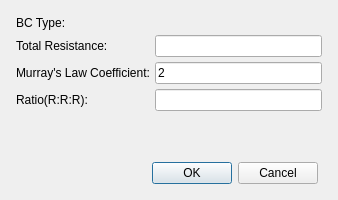
<?xml version="1.0" encoding="UTF-8"?>
<ui version="4.0">
 <class>sv4guiSplitBCWidgetROM</class>
 <widget class="QWidget" name="sv4guiSplitBCWidgetROM">
  <property name="geometry">
   <rect>
    <x>0</x>
    <y>0</y>
    <width>338</width>
    <height>200</height>
   </rect>
  </property>
  <property name="contextMenuPolicy">
   <enum>Qt::CustomContextMenu</enum>
  </property>
  <property name="windowTitle">
   <string>Split BC</string>
  </property>
  <layout class="QVBoxLayout" name="verticalLayout">
   <property name="spacing">
    <number>5</number>
   </property>
   <item>
    <widget class="QWidget" name="widget_5" native="true">
     <layout class="QGridLayout" name="gridLayout_2">
      <property name="leftMargin">
       <number>5</number>
      </property>
      <property name="topMargin">
       <number>5</number>
      </property>
      <property name="rightMargin">
       <number>5</number>
      </property>
      <property name="bottomMargin">
       <number>5</number>
      </property>
      <property name="spacing">
       <number>5</number>
      </property>
      <item row="0" column="1">
       <widget class="QLabel" name="labelBCType">
        <property name="text">
         <string/>
        </property>
       </widget>
      </item>
      <item row="2" column="0">
       <widget class="QLabel" name="labelMurray">
        <property name="text">
         <string>Murray's Law Coefficient:</string>
        </property>
       </widget>
      </item>
      <item row="1" column="0">
       <widget class="QLabel" name="labelTarget">
        <property name="text">
         <string>Total Resistance:</string>
        </property>
       </widget>
      </item>
      <item row="0" column="0">
       <widget class="QLabel" name="label_8">
        <property name="sizePolicy">
         <sizepolicy hsizetype="Fixed" vsizetype="Preferred">
          <horstretch>0</horstretch>
          <verstretch>0</verstretch>
         </sizepolicy>
        </property>
        <property name="text">
         <string>BC Type:</string>
        </property>
       </widget>
      </item>
      <item row="3" column="0">
       <widget class="QLabel" name="labelRatio">
        <property name="text">
         <string>Ratio(R:R:R):</string>
        </property>
       </widget>
      </item>
      <item row="1" column="1">
       <widget class="QLineEdit" name="lineEditTotalValue"/>
      </item>
      <item row="2" column="1">
       <widget class="QLineEdit" name="lineEditMurrayCoefficient">
        <property name="text">
         <string>2</string>
        </property>
       </widget>
      </item>
      <item row="3" column="1">
       <widget class="QLineEdit" name="lineEditRatio"/>
      </item>
     </layout>
    </widget>
   </item>
   <item>
    <spacer name="verticalSpacer">
     <property name="orientation">
      <enum>Qt::Vertical</enum>
     </property>
     <property name="sizeHint" stdset="0">
      <size>
       <width>20</width>
       <height>40</height>
      </size>
     </property>
    </spacer>
   </item>
   <item>
    <widget class="QWidget" name="widget_2" native="true">
     <layout class="QGridLayout" name="gridLayout">
      <property name="leftMargin">
       <number>5</number>
      </property>
      <property name="topMargin">
       <number>5</number>
      </property>
      <property name="bottomMargin">
       <number>5</number>
      </property>
      <property name="spacing">
       <number>5</number>
      </property>
      <item row="0" column="0">
       <widget class="QDialogButtonBox" name="buttonBox">
        <property name="standardButtons">
         <set>QDialogButtonBox::Cancel|QDialogButtonBox::Ok</set>
        </property>
       </widget>
      </item>
     </layout>
    </widget>
   </item>
  </layout>
 </widget>
 <resources/>
 <connections/>
</ui>
